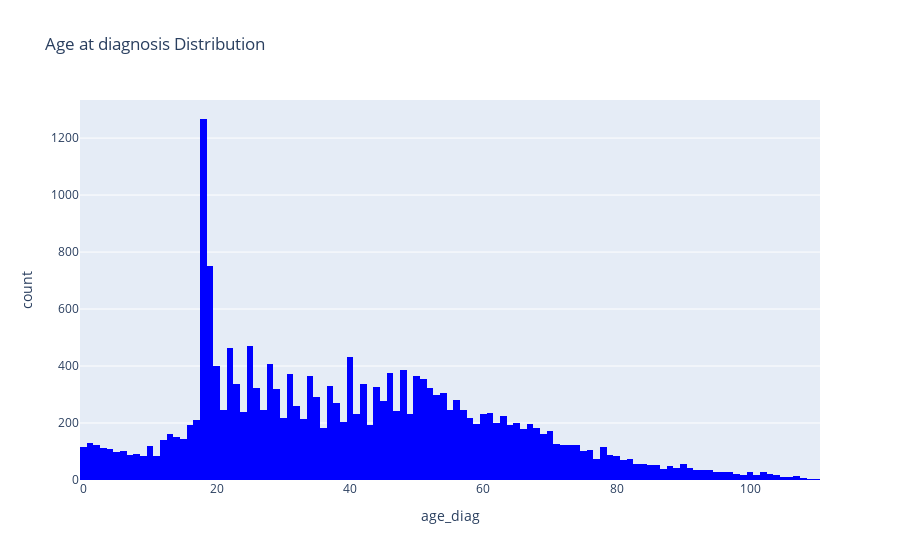

The code cell stored with this chart in its notebook:
### Code cell
## lets calculate the age at each diag 
df_pat_cond["age_diag"] = df_pat_cond["START_DIAG"].dt.year-df_pat_cond["BIRTHDATE"].dt.year
# Age dist
fig = px.histogram(df_pat_cond, x='age_diag',
                   title="Age at diagnosis Distribution",
                   labels={'age': 'age_diag'},
                      # Number of bins for grouping ages
                   color_discrete_sequence=['blue'])

# Show the plot
fig.write_html("./output/data_visualization/diag_age_distribution.html")
fig.show()

### Figure 1 — Plotly figure (JSON) as saved in the notebook; plotly's stock layout.template omitted (floating-point values rounded to 4 significant figures; data arrays with more than 128 entries replaced by an {"elided": "..."} marker saying what was removed)
{"data": [{"alignmentgroup": "True", "bingroup": "x", "hovertemplate": "age_diag=%{x}<br>count=%{y}<extra></extra>", "legendgroup": "", "marker": {"color": "blue", "pattern": {"shape": ""}}, "name": "", "offsetgroup": "", "orientation": "v", "showlegend": false, "type": "histogram", "x": {"elided": "20510 int values"}, "xaxis": "x", "yaxis": "y"}], "layout": {"autosize": true, "barmode": "relative", "legend": {"tracegroupgap": 0}, "title": {"text": "Age at diagnosis Distribution"}, "xaxis": {"anchor": "y", "autorange": true, "domain": [0, 1], "range": [-0.5, 110.5], "title": {"text": "age_diag"}, "type": "linear"}, "yaxis": {"anchor": "x", "autorange": true, "domain": [0, 1], "range": [0, 1334.0], "title": {"text": "count"}}}}
